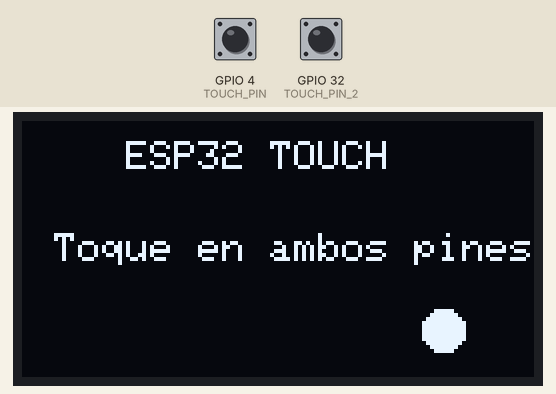
This sketch was run on a simulated ESP32. Shown: 128×64 one-colour display. Inputs (shaded band) come from the test bench; at power-on: GPIO 4 (TOUCH_PIN) HIGH, GPIO 32 (TOUCH_PIN_2) HIGH.

Above: at 0.1 s.

The sketch:

esp32_oled.ino
```cpp
#include <Wire.h>
#include <Adafruit_GFX.h>
#include <Adafruit_SH110X.h>

#define SCREEN_WIDTH 128
#define SCREEN_HEIGHT 64
#define OLED_RESET -1
#define OLED_ADDRESS 0x3C

Adafruit_SH1106G display(
  SCREEN_WIDTH,
  SCREEN_HEIGHT,
  &Wire,
  OLED_RESET
);

const int TOUCH_PIN = 4;
const int TOUCH_PIN_2 = 32;

const int UMBRAL_TOUCH = 500;

void setup() {

  Serial.begin(115200);

  Wire.begin(21, 22);

  if (!display.begin(OLED_ADDRESS, true)) {
    Serial.println("Error al iniciar la pantalla OLED");
    while (1);
  }

  display.clearDisplay();
  display.setTextColor(SH110X_WHITE);
}

void loop() {

  int valorTouch = touchRead(TOUCH_PIN);
  int valorTouch2 = touchRead(TOUCH_PIN_2);

  display.clearDisplay();

  display.setTextSize(1);
  display.setCursor(26, 5);
  display.println("ESP32 TOUCH");

  if (valorTouch < UMBRAL_TOUCH | valorTouch2 < UMBRAL_TOUCH) {

    display.setCursor(15, 28);
    if (valorTouch < UMBRAL_TOUCH && valorTouch2 < UMBRAL_TOUCH) {
      display.setCursor(8, 28);
      display.println("Toque en ambos pines");
    } else if (valorTouch < UMBRAL_TOUCH && valorTouch2 > UMBRAL_TOUCH) {
      display.print("Toque en pin ");
      display.print(TOUCH_PIN);
    } else {
      display.print("Toque en pin ");
      display.print(TOUCH_PIN_2);
    }

    display.fillCircle(105, 52, 5, SH110X_WHITE);
  }
  else {
    display.setCursor(32, 28);
    display.println("Esperando...");

    display.fillCircle(20, 52, 5, SH110X_WHITE);
  }

  display.display();

  delay(100);
}
```

sketch_sep23a.ino
```cpp
/* const int TOUCH_PIN = 4;

void setup() {

  Serial.begin(115200);

  delay(1000);

  Serial.println("PRUEBA SENSOR TOUCH");
  Serial.println();
}

void loop() {

  int valorTouch = touchRead(TOUCH_PIN);

  Serial.print("Valor Touch: ");
  Serial.println(valorTouch);


  delay(200);
} */
```
